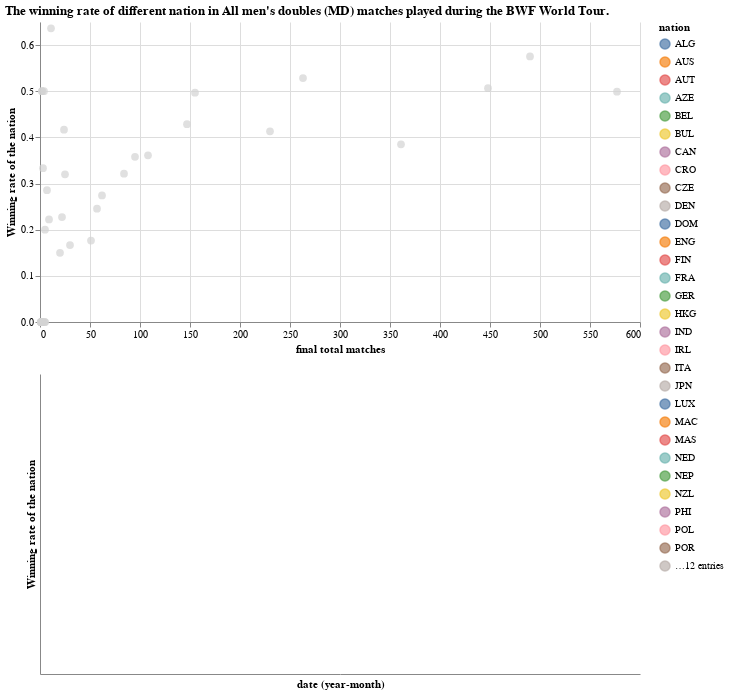

Here is the notebook cell this chart was saved with:
### Markdown cell above
## 3. plot

### Code cell
#change color when selection
selection=alt.selection_interval(encodings = ["x"],empty="none")

colorCondition=alt.condition(selection, "nation", alt.value("lightgray"))

#scatter plot
scatter_chart = alt.Chart(nation_data).mark_circle(filled = True, size = 60).transform_filter(
    alt.datum.final_day == 1
).encode(
    x=alt.X('total_matches:Q', title = "final total matches"),
    y=alt.Y('winning_rate:Q', title = "Winning rate of the nation"),
    color = alt.value("lightgray"),
    tooltip=alt.Text(
        ['nation', 'winning_rate:Q', 'total_matches:Q']
    )
)

# line chart
line_chart = alt.Chart(nation_data).mark_line(interpolate='step', size=2).encode(
    alt.Y('winning_rate:Q', title = "Winning rate of the nation", impute=alt.ImputeParams(value=None)),
    alt.X('yearmonth(date):T'),
    alt.Color('nation:N'),
    tooltip=['nation', 'winning_rate', 'total_matches'],
).properties(
    width=600,
    height=300,
).interactive()

# add selection to each component
scatter_chart = scatter_chart.add_selection(
    selection
).encode(
    color=colorCondition,
).properties(
    width=600,
    height=300,
)

line_chart = line_chart.transform_filter(selection)


#Put all together
(scatter_chart & line_chart).configure_view(strokeWidth=0).properties(
    title = "The winning rate of different nation in All men's doubles (MD) matches played during the BWF World Tour."
).configure_point(
    size=5
)

### Figure 1 — Vega-Lite specification as saved in the notebook (floating-point values rounded to 4 significant figures; data arrays with more than 128 entries replaced by an {"elided": "..."} marker saying what was removed)
{"config": {"view": {"continuousWidth": 400, "continuousHeight": 300, "strokeWidth": 0}, "point": {"size": 5}}, "vconcat": [{"mark": {"type": "circle", "filled": true, "size": 60}, "encoding": {"color": {"condition": {"field": "nation", "type": "nominal", "selection": "selector137"}, "value": "lightgray"}, "tooltip": [{"field": "nation", "type": "nominal"}, {"field": "winning_rate", "type": "quantitative"}, {"field": "total_matches", "type": "quantitative"}], "x": {"field": "total_matches", "title": "final total matches", "type": "quantitative"}, "y": {"field": "winning_rate", "title": "Winning rate of the nation", "type": "quantitative"}}, "height": 300, "selection": {"selector137": {"type": "interval", "encodings": ["x"], "empty": "none"}}, "transform": [{"filter": "(datum.final_day === 1)"}], "width": 600}, {"mark": {"type": "line", "interpolate": "step", "size": 2}, "encoding": {"color": {"field": "nation", "type": "nominal"}, "tooltip": [{"field": "nation", "type": "nominal"}, {"field": "winning_rate", "type": "quantitative"}, {"field": "total_matches", "type": "quantitative"}], "x": {"field": "date", "timeUnit": "yearmonth", "type": "temporal"}, "y": {"field": "winning_rate", "impute": {"value": null}, "title": "Winning rate of the nation", "type": "quantitative"}}, "height": 300, "selection": {"selector138": {"type": "interval", "bind": "scales", "encodings": ["x", "y"]}}, "transform": [{"filter": {"selection": "selector137"}}], "width": 600}], "data": {"name": "data-58508bf97089a5375d929d171a96c302"}, "title": "The winning rate of different nation in All men's doubles (MD) matches played during the BWF World Tour.", "$schema": "https://vega.github.io/schema/vega-lite/v4.17.0.json", "datasets": {"data-58508bf97089a5375d929d171a96c302": {"elided": "2423 records"}}}
